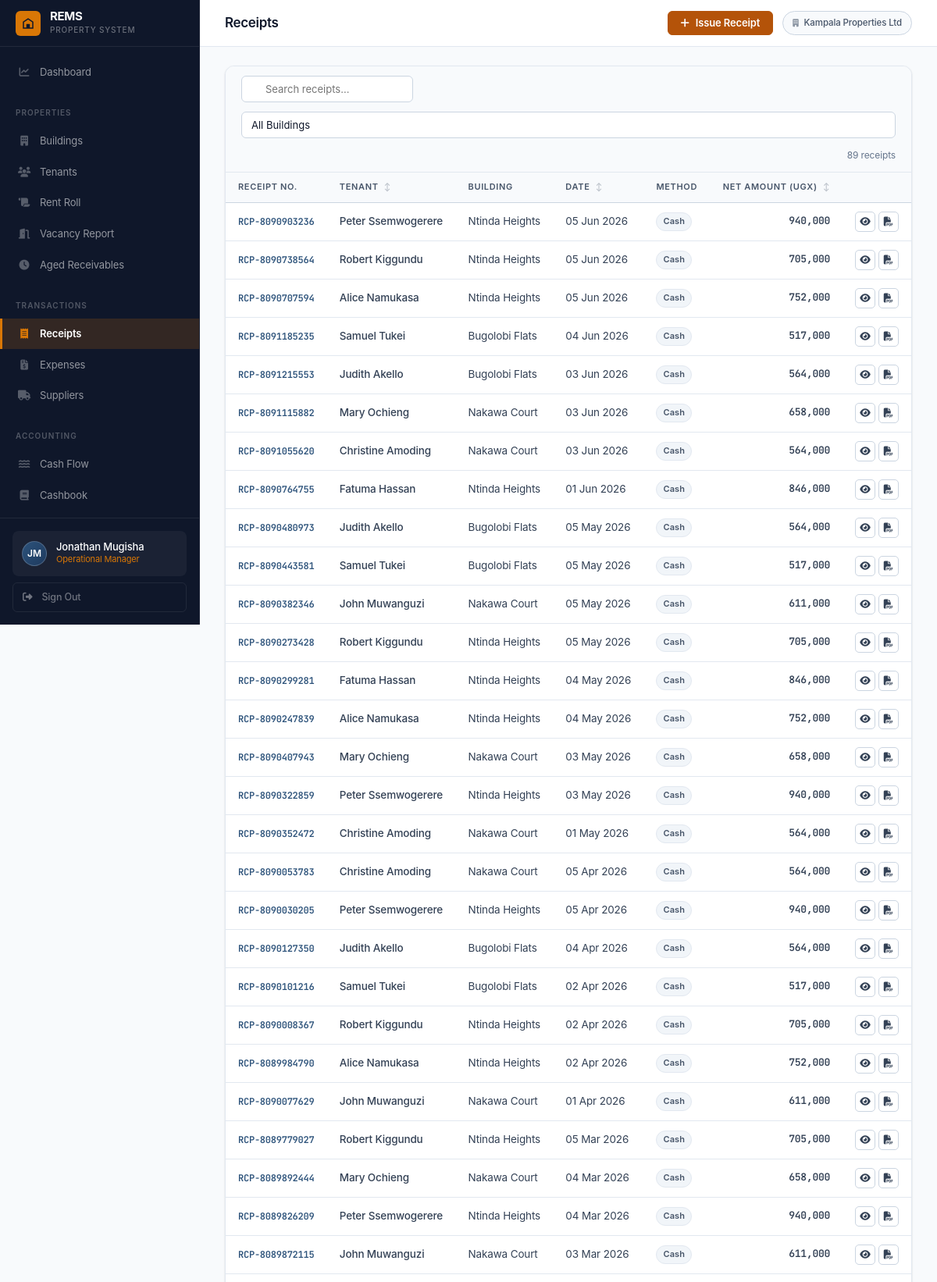
The page /receipts/ (signed in, upper part) on the database its author committed.
### accounts/models.py (models this page shows, shortened)
class User(AbstractUser):
    ROLE_SUPER_ADMIN        = 'super_admin'
    ROLE_OP_MANAGER         = 'op_manager'
    ROLE_PROPERTY_MANAGER   = 'property_manager'
    ROLE_CASHIER_RECEIPTS   = 'cashier_receipts'
    ROLE_CASHIER_EXPENSES   = 'cashier_expenses'
    ROLE_ACCOUNTANT         = 'accountant'
    ROLE_CHOICES = [
        (ROLE_SUPER_ADMIN,      'Super Admin'),
        (ROLE_OP_MANAGER,       'Operational Manager'),
        (ROLE_PROPERTY_MANAGER, 'Property Manager'),
        (ROLE_CASHIER_RECEIPTS, 'Cashier – Receipts'),
        (ROLE_CASHIER_EXPENSES, 'Cashier – Expenses'),
        (ROLE_ACCOUNTANT,       'Accountant'),
    ]
    organisation = models.ForeignKey(
        Organisation, null=True, blank=True,
        on_delete=models.SET_NULL, related_name='users'
    )
    role = models.CharField(max_length=30, choices=ROLE_CHOICES, default=ROLE_CASHIER_RECEIPTS)
    phone = models.CharField(max_length=30, blank=True)
    is_active = models.BooleanField(default=True)
    buildings = models.ManyToManyField('buildings.Building', blank=True, related_name='assigned_users')
    def has_role(self, role_key):
        if self.role == role_key:
            return True
        return self.user_roles.filter(role=role_key).exists()
    @property
    def is_super_admin(self):
        return self.has_role(self.ROLE_SUPER_ADMIN)
    @property
    def is_op_manager(self):
        return self.has_role(self.ROLE_OP_MANAGER)
    @property
    def is_accountant(self):
        return self.has_role(self.ROLE_ACCOUNTANT)
    def can_access_finance(self):
        return self.is_op_manager or self.is_accountant
    def can_receipt(self):
        return self.is_op_manager or self.is_cashier_receipts
    def can_expense(self):
        return self.is_op_manager or self.is_cashier_expenses
    def can_manage_tenants(self):
        return self.is_op_manager or self.is_property_manager
    def can_configure_taxes(self):
        return self.is_accountant
    def get_buildings_qs(self):
        from buildings.models import Building
        if self.is_super_admin:
            return Building.objects.all()
        if self.is_op_manager:
            return Building.objects.filter(organisation=self.organisation)
        assigned = self.buildings.filter(organisation=self.organisation)
        if assigned.exists():
            return assigned
        return Building.objects.filter(organisation=self.organisation)

class Organisation(models.Model):
    name = models.CharField(max_length=200)
    contact_email = models.EmailField()
    phone = models.CharField(max_length=30, blank=True)
    address = models.TextField(blank=True)
    subscription_status = models.CharField(
        max_length=20,
        choices=[('active', 'Active'), ('suspended', 'Suspended'), ('trial', 'Trial')],
        default='trial'
    )
    created_at = models.DateTimeField(auto_now_add=True)
    class Meta:
        ordering = ['name']

### receipts/models.py (models this page shows, shortened)
class Receipt(models.Model):
    PAYMENT_CASH    = 'cash'
    PAYMENT_MOBILE  = 'mobile_money'
    PAYMENT_BANK    = 'bank_transfer'
    PAYMENT_CHEQUE  = 'cheque'
    PAYMENT_METHODS = [
        (PAYMENT_CASH,   'Cash'),
        (PAYMENT_MOBILE, 'Mobile Money'),
        (PAYMENT_BANK,   'Bank Transfer'),
        (PAYMENT_CHEQUE, 'Cheque'),
    ]
    receipt_number  = models.CharField(max_length=30, unique=True, editable=False)
    tenant          = models.ForeignKey(Tenant, on_delete=models.CASCADE, related_name='receipts')
    building        = models.ForeignKey(Building, on_delete=models.CASCADE, related_name='receipts')
    receipt_date    = models.DateField()
    period_month    = models.PositiveIntegerField(default=1)
    period_year     = models.PositiveIntegerField(default=2025)
    gross_amount    = models.DecimalField(max_digits=15, decimal_places=2)
    tax_deducted    = models.DecimalField(max_digits=15, decimal_places=2, default=Decimal('0'))
    net_amount      = models.DecimalField(max_digits=15, decimal_places=2)
    payment_method  = models.CharField(max_length=20, choices=PAYMENT_METHODS, default=PAYMENT_CASH)
    reference_no    = models.CharField(max_length=100, blank=True)
    notes           = models.TextField(blank=True)
    cashier         = models.ForeignKey(
        'accounts.User', null=True, on_delete=models.SET_NULL, related_name='receipts_issued'
    )
    tax_breakdown   = models.JSONField(default=dict, blank=True)
    created_at      = models.DateTimeField(auto_now_add=True)
    class Meta:
        ordering = ['-receipt_date', '-created_at']

### tenants/models.py (models this page shows, shortened)
class Tenant(models.Model):
    STATUS_ACTIVE   = 'active'
    STATUS_INACTIVE = 'inactive'
    STATUS_CHOICES  = [(STATUS_ACTIVE, 'Active'), (STATUS_INACTIVE, 'Inactive')]
    building        = models.ForeignKey(Building, on_delete=models.CASCADE, related_name='tenants')
    full_name       = models.CharField(max_length=200)
    email           = models.EmailField(blank=True)
    phone           = models.CharField(max_length=30, blank=True)
    room_number     = models.CharField(max_length=20)
    monthly_rate    = models.DecimalField(max_digits=15, decimal_places=2)
    lease_start     = models.DateField(default=timezone.now)
    lease_end       = models.DateField(null=True, blank=True)
    security_deposit= models.DecimalField(max_digits=15, decimal_places=2, default=0)
    status          = models.CharField(max_length=20, choices=STATUS_CHOICES, default=STATUS_ACTIVE)
    notes           = models.TextField(blank=True)
    registered_by   = models.ForeignKey(
        'accounts.User', null=True, on_delete=models.SET_NULL, related_name='+'
    )
    created_at      = models.DateTimeField(auto_now_add=True)
    class Meta:
        ordering = ['building', 'room_number']
        unique_together = [['building', 'room_number']]

### buildings/models.py (models this page shows, shortened)
class Building(models.Model):
    organisation  = models.ForeignKey(Organisation, on_delete=models.CASCADE, related_name='buildings')
    name          = models.CharField(max_length=200)
    address       = models.TextField(blank=True)
    total_rooms   = models.PositiveIntegerField(default=0)
    standard_rate = models.DecimalField(
        max_digits=15, decimal_places=2, null=True, blank=True,
        help_text='Default monthly rent per room for this building (UGX)'
    )
    description   = models.TextField(blank=True)
    created_at    = models.DateTimeField(auto_now_add=True)
    class Meta:
        ordering = ['name']

### receipts/views.py (the view)
# urls.py: path('',                views.receipt_list,   name='list'),
@login_required
def receipt_list(request):
    if not request.user.can_receipt():
        return HttpResponseForbidden()
    buildings = request.user.get_buildings_qs()
    receipts = Receipt.objects.filter(building__in=buildings).select_related('tenant', 'building', 'cashier')
    building_filter = request.GET.get('building')
    if building_filter:
        receipts = receipts.filter(building_id=building_filter)
    return render(request, 'receipts/receipt_list.html', {'receipts': receipts, 'buildings': buildings, 'building_filter': building_filter})

### templates/receipts/receipt_list.html (shortened to what this page needs)
{% extends 'base.html' %}
{% load humanize %}
{% block page_title %}Receipts{% endblock %}
{% block topbar_actions %}
<a href="{% url 'receipts:create' %}" class="btn btn-accent">
  <i class="fas fa-plus"></i> Issue Receipt
</a>
{% endblock %}
{% block content %}
<div class="card">
  <div class="filter-bar">
    <input type="text" placeholder="Search receipts..."
           data-search-table="receipts-table"
           style="padding-left:30px;width:220px;">
    <form method="get" style="display:contents;">
      <select name="building" onchange="this.form.submit()">
        <option value="">All Buildings</option>
      </select>
    </form>
    <span class="filter-summary" data-search-counter="receipts-table">{{ receipts|length }} receipt{{ receipts|length|pluralize }}</span>
  </div>
  <div class="table-container">
    <table class="rems-table" id="receipts-table" data-sortable>
      <thead>
        <tr>
          <th>Receipt No.</th>
          <th data-sort>Tenant</th>
          <th>Building</th>
          <th data-sort>Date</th>
          <th>Method</th>
          <th data-sort style="text-align:right;">Net Amount (UGX)</th>
          <th></th>
        </tr>
      </thead>
      <tbody>
        {% for r in receipts %}
        <tr>
          <td><span class="money fw-600 text-brand" style="font-size:12px;">RCP-{{ r.receipt_number }}</span></td>
          <td class="fw-500">{{ r.tenant.full_name }}</td>
          <td class="text-muted">{{ r.building.name }}</td>
          <td class="text-sub nowrap">{{ r.receipt_date|date:"d M Y" }}</td>
          <td><span class="badge badge-slate">{{ r.get_payment_method_display }}</span></td>
          <td class="money text-debit text-right fw-600">{{ r.net_amount|floatformat:0|intcomma }}</td>
          <td style="white-space:nowrap;">
            <a href="{% url 'receipts:detail' r.pk %}" class="btn btn-ghost btn-icon btn-sm" title="View"><i class="fas fa-eye"></i></a>
            <a href="{% url 'receipts:pdf' r.pk %}" class="btn btn-ghost btn-icon btn-sm" title="PDF"><i class="fas fa-file-pdf"></i></a>
          </td>
        </tr>
        {% endfor %}
      </tbody>
    </table>
  </div>
</div>
{% endblock %}

### templates/base.html (shortened to what this page needs)
{% load humanize %}
<!DOCTYPE html>
<html lang="en">
<head>
<link rel="stylesheet" href="https://cdnjs.cloudflare.com/ajax/libs/font-awesome/6.5.0/css/all.min.css">
<link rel="stylesheet" href="/static/css/rems.css">
</head>
<body>
<aside class="sidebar">
  <a href="{% url 'dashboard:home' %}" class="sidebar-brand">
    <div class="sidebar-brand-mark">
      <svg viewBox="0 0 24 24" xmlns="http://www.w3.org/2000/svg">
        <path d="M3 21V9l9-6 9 6v12H3zm2-2h4v-4h6v4h4V10.1L12 5.2 5 10.1V19zm4-4h6v-2H9v2z"/>
      </svg>
    </div>
    <div>
      <div class="sidebar-brand-name">REMS</div>
      <div class="sidebar-brand-sub">Property System</div>
    </div>
  </a>
  <nav class="sidebar-nav">
    {% if user.is_op_manager or user.is_super_admin %}
    <a href="{% url 'dashboard:home' %}"
       class="nav-item {% if request.resolver_match.app_name == 'dashboard' %}active{% endif %}">
      <span class="nav-icon"><i class="fas fa-chart-line"></i></span> Dashboard
    </a>
    {% endif %}
    {% if user.can_manage_tenants or user.is_op_manager %}
    <div class="nav-section">Properties</div>
    {% if user.is_op_manager or user.is_super_admin %}
    <a href="{% url 'buildings:list' %}"
       class="nav-item {% if request.resolver_match.app_name == 'buildings' %}active{% endif %}">
      <span class="nav-icon"><i class="fas fa-building"></i></span> Buildings
    </a>
    {% endif %}
    <a href="{% url 'tenants:list' %}"
       class="nav-item {% if request.resolver_match.app_name == 'tenants' and 'vacancy' not in request.path and 'aged' not in request.path and 'rent-roll' not in request.path %}active{% endif %}">
      <span class="nav-icon"><i class="fas fa-users"></i></span> Tenants
    </a>
    <a href="{% url 'tenants:rent_roll' %}"
       class="nav-item {% if 'rent-roll' in request.path %}active{% endif %}">
      <span class="nav-icon"><i class="fas fa-scroll"></i></span> Rent Roll
    </a>
    <a href="{% url 'tenants:vacancy' %}"
       class="nav-item {% if 'vacancy' in request.path %}active{% endif %}">
      <span class="nav-icon"><i class="fas fa-door-open"></i></span> Vacancy Report
    </a>
    <a href="{% url 'tenants:aged_receivables' %}"
       class="nav-item {% if 'aged-receivables' in request.path %}active{% endif %}">
      <span class="nav-icon"><i class="fas fa-clock"></i></span> Aged Receivables
    </a>
    {% endif %}
    {% if user.can_receipt or user.can_expense %}
    <div class="nav-section">Transactions</div>
    {% if user.can_receipt %}
    <a href="{% url 'receipts:list' %}"
       class="nav-item {% if request.resolver_match.app_name == 'receipts' %}active{% endif %}">
      <span class="nav-icon"><i class="fas fa-receipt"></i></span> Receipts
    </a>
    {% endif %}
    {% if user.can_expense %}
    <a href="{% url 'expenses:list' %}"
       class="nav-item {% if request.resolver_match.app_name == 'expenses' and 'supplier' not in request.path %}active{% endif %}">
      <span class="nav-icon"><i class="fas fa-file-invoice-dollar"></i></span> Expenses
    </a>
    <a href="{% url 'expenses:supplier_list' %}"
       class="nav-item {% if 'supplier' in request.path %}active{% endif %}">
      <span class="nav-icon"><i class="fas fa-truck"></i></span> Suppliers
    </a>
    {% endif %}
    {% endif %}
    {% if user.can_access_finance or user.can_manage_tenants %}
    <div class="nav-section">Accounting</div>
    {% if user.can_manage_tenants %}
    <a href="{% url 'finance:cash_flow' %}"
       class="nav-item {% if 'cash-flow' in request.path %}active{% endif %}">
      <span class="nav-icon"><i class="fas fa-water"></i></span> Cash Flow
    </a>
    {% endif %}
    {% if user.can_access_finance %}
    <a href="{% url 'finance:cashbook' %}"
       class="nav-item {% if 'cashbook' in request.path %}active{% endif %}">
      <span class="nav-icon"><i class="fas fa-book"></i></span> Cashbook
    </a>
    <a href="{% url 'finance:debtor_ledger' %}"
       class="nav-item {% if 'debtor-ledger' in request.path %}active{% endif %}">
    </a>
    {% endif %}
    {% endif %}
  </nav>
  <div class="sidebar-footer">
    <div class="user-chip">
      <div class="user-avatar">{{ user.first_name.0|upper }}{{ user.last_name.0|upper }}</div>
      <div style="min-width:0;">
        <div class="user-name">{{ user.get_full_name|default:user.username }}</div>
        <div class="user-role">
          {{ user.get_role_display }}{% for r in user.user_roles.all %} &middot; {{ r.get_role_display }}{% endfor %}
        </div>
      </div>
    </div>
    <a href="{% url 'accounts:logout' %}" class="sidebar-signout">
      <i class="fas fa-sign-out-alt"></i> Sign Out
    </a>
  </div>
</aside>
<div class="main-wrapper">
  <header class="topbar">
    <div class="topbar-left">
      <h1 class="page-title">{% block page_title %}{% endblock %}</h1>
    </div>
    <div class="topbar-actions">
      {% block topbar_actions %}{% endblock %}
      {% if user.organisation %}
      <span class="org-label">
        <i class="fas fa-building" style="font-size:10px;margin-right:4px;opacity:.6;"></i>
        {{ user.organisation.name }}
      </span>
      {% endif %}
    </div>
  </header>
  <main class="content">
    {% block content %}{% endblock %}
  </main>
</div>
</body>
</html>

### rows shown on the page
User: first_name.0 "J", last_name.0 "M", get_full_name "Jonathan Mugisha", role "Operational Manager", organisation.name "Kampala Properties Ltd"
Receipt: receipt_number "8090903236", tenant.full_name "Peter Ssemwogerere", building.name "Ntinda Heights", receipt_date "05 Jun 2026", payment_method "Cash", net_amount "940,000"
Receipt: receipt_number "8090738564", tenant.full_name "Robert Kiggundu", building.name "Ntinda Heights", receipt_date "05 Jun 2026", payment_method "Cash", net_amount "705,000"
Receipt: receipt_number "8090707594", tenant.full_name "Alice Namukasa", building.name "Ntinda Heights", receipt_date "05 Jun 2026", payment_method "Cash", net_amount "752,000"
Receipt: receipt_number "8091185235", tenant.full_name "Samuel Tukei", building.name "Bugolobi Flats", receipt_date "04 Jun 2026", payment_method "Cash", net_amount "517,000"
Receipt: receipt_number "8091215553", tenant.full_name "Judith Akello", building.name "Bugolobi Flats", receipt_date "03 Jun 2026", payment_method "Cash", net_amount "564,000"
Receipt: receipt_number "8091115882", tenant.full_name "Mary Ochieng", building.name "Nakawa Court", receipt_date "03 Jun 2026", payment_method "Cash", net_amount "658,000"
Receipt: receipt_number "8091055620", tenant.full_name "Christine Amoding", building.name "Nakawa Court", receipt_date "03 Jun 2026", payment_method "Cash", net_amount "564,000"
Receipt: receipt_number "8090764755", tenant.full_name "Fatuma Hassan", building.name "Ntinda Heights", receipt_date "01 Jun 2026", payment_method "Cash", net_amount "846,000"
Receipt: receipt_number "8090480973", tenant.full_name "Judith Akello", building.name "Bugolobi Flats", receipt_date "05 May 2026", payment_method "Cash", net_amount "564,000"
Receipt: receipt_number "8090443581", tenant.full_name "Samuel Tukei", building.name "Bugolobi Flats", receipt_date "05 May 2026", payment_method "Cash", net_amount "517,000"
Receipt: receipt_number "8090382346", tenant.full_name "John Muwanguzi", building.name "Nakawa Court", receipt_date "05 May 2026", payment_method "Cash", net_amount "611,000"
Receipt: receipt_number "8090273428", tenant.full_name "Robert Kiggundu", building.name "Ntinda Heights", receipt_date "05 May 2026", payment_method "Cash", net_amount "705,000"
Receipt: receipt_number "8090299281", tenant.full_name "Fatuma Hassan", building.name "Ntinda Heights", receipt_date "04 May 2026", payment_method "Cash", net_amount "846,000"
Receipt: receipt_number "8090247839", tenant.full_name "Alice Namukasa", building.name "Ntinda Heights", receipt_date "04 May 2026", payment_method "Cash", net_amount "752,000"
Receipt: receipt_number "8090407943", tenant.full_name "Mary Ochieng", building.name "Nakawa Court", receipt_date "03 May 2026", payment_method "Cash", net_amount "658,000"
Receipt: receipt_number "8090322859", tenant.full_name "Peter Ssemwogerere", building.name "Ntinda Heights", receipt_date "03 May 2026", payment_method "Cash", net_amount "940,000"
Receipt: receipt_number "8090352472", tenant.full_name "Christine Amoding", building.name "Nakawa Court", receipt_date "01 May 2026", payment_method "Cash", net_amount "564,000"
Receipt: receipt_number "8090053783", tenant.full_name "Christine Amoding", building.name "Nakawa Court", receipt_date "05 Apr 2026", payment_method "Cash", net_amount "564,000"
Receipt: receipt_number "8090030205", tenant.full_name "Peter Ssemwogerere", building.name "Ntinda Heights", receipt_date "05 Apr 2026", payment_method "Cash", net_amount "940,000"
Receipt: receipt_number "8090127350", tenant.full_name "Judith Akello", building.name "Bugolobi Flats", receipt_date "04 Apr 2026", payment_method "Cash", net_amount "564,000"
Receipt: receipt_number "8090101216", tenant.full_name "Samuel Tukei", building.name "Bugolobi Flats", receipt_date "02 Apr 2026", payment_method "Cash", net_amount "517,000"
Receipt: receipt_number "8090008367", tenant.full_name "Robert Kiggundu", building.name "Ntinda Heights", receipt_date "02 Apr 2026", payment_method "Cash", net_amount "705,000"
Receipt: receipt_number "8089984790", tenant.full_name "Alice Namukasa", building.name "Ntinda Heights", receipt_date "02 Apr 2026", payment_method "Cash", net_amount "752,000"
Receipt: receipt_number "8090077629", tenant.full_name "John Muwanguzi", building.name "Nakawa Court", receipt_date "01 Apr 2026", payment_method "Cash", net_amount "611,000"
Receipt: receipt_number "8089779027", tenant.full_name "Robert Kiggundu", building.name "Ntinda Heights", receipt_date "05 Mar 2026", payment_method "Cash", net_amount "705,000"
Receipt: receipt_number "8089892444", tenant.full_name "Mary Ochieng", building.name "Nakawa Court", receipt_date "04 Mar 2026", payment_method "Cash", net_amount "658,000"
Receipt: receipt_number "8089826209", tenant.full_name "Peter Ssemwogerere", building.name "Ntinda Heights", receipt_date "04 Mar 2026", payment_method "Cash", net_amount "940,000"
Receipt: receipt_number "8089872115", tenant.full_name "John Muwanguzi", building.name "Nakawa Court", receipt_date "03 Mar 2026", payment_method "Cash", net_amount "611,000"

### other values the page prints
{{ receipts|length }} "89"
